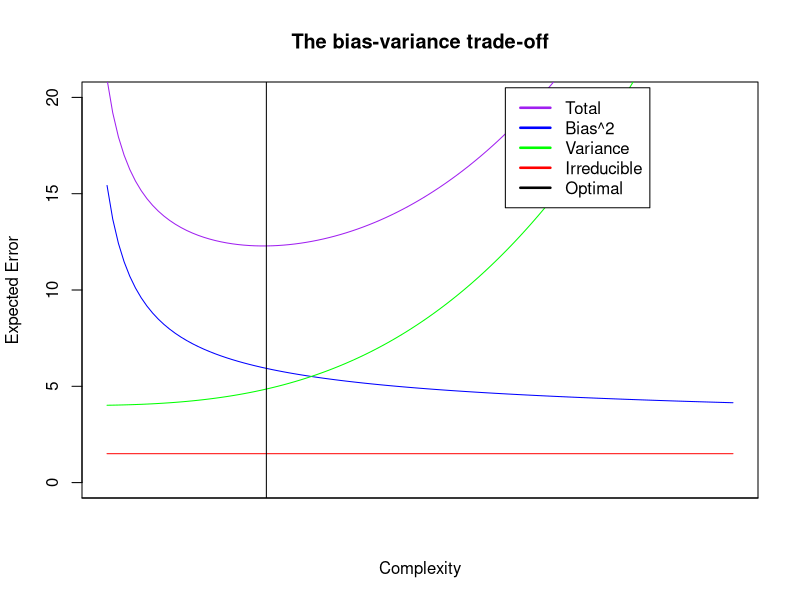
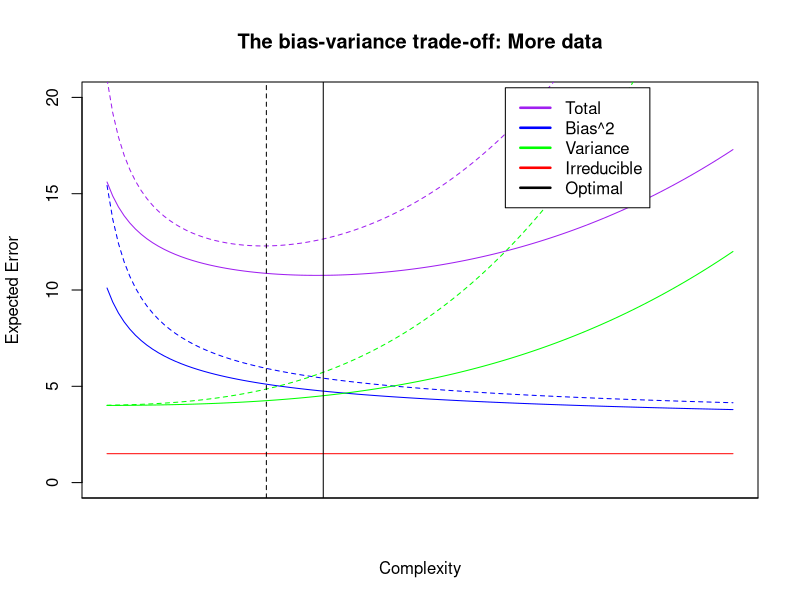
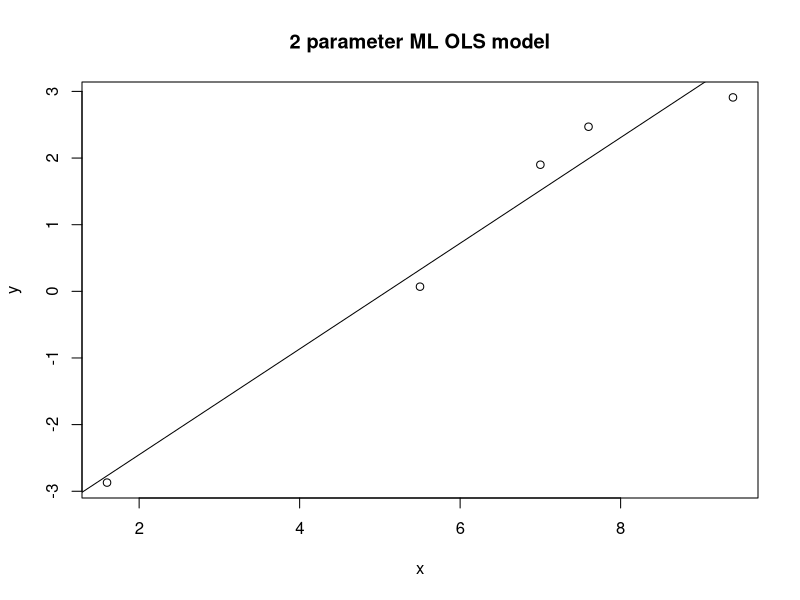
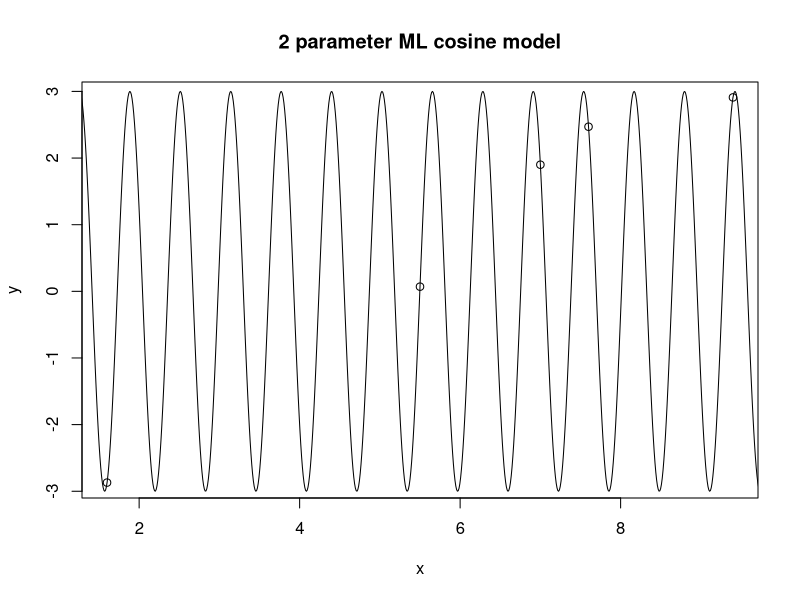

Generate these figures, in order, with R:
# code presenting the tradeoff between bias and variance
# through the presentation of diagrams

#' E[Error(f_hat)]
#'   = E[(f_hat(x)-f(x))^2]
#'   = Bias(f_hat(x))^2 + Variance(f_hat(x))+σ^2
#'   = E[f_hat(x)-f(x)]^2 + (E[f_hat(x)^2]-E[f_hat(x)]^2)+σ^2
#' Bias: Error caused by simplifying assumptions in the method.
#' Variance: How much the learning method moves around its mean;
#' Irreducible Error = σ^2: Randomness in the system
#' 
#' 
#' Idealized bias-variance graph
xseq=seq(1,12,.1)                 # random generation of data
bias = 1+10* 1/log(xseq*2)        # logarithmic function of data
variance= 4 + (xseq/4)^3          # exponential function of data
bayes=rep(1.5,length(xseq))       # series of 1.5
total=bayes+variance+bias         # sum of errors
plot(xseq,bias,type="l",ylim=c(0,20),col="blue",
     xlab="Complexity",ylab="Expected Error",xaxp=c(-1,100,1),
     main="The bias-variance trade-off")
points(xseq,variance,type="l",col="green")
points(xseq,bayes,type="l",col="red")
points(xseq,total,type="l",col="purple")
abline(v=1+.1*which.min(total),col="black")        # find the min of the total error in the black line
legend(8,20.5,  # places a legend at the appropriate place
       c("Total","Bias^2","Variance","Irreducible","Optimal"), # puts text in the legend
       lty=rep(1,4), # gives the legend appropriate symbols (lines)
       lwd=c(2.5,2.5,2.5,2.5,2.5),
       col=c("purple","blue","green","red","black"))
#' Note that we do not have a measure of complexity yet!


#' Check the graphs as the data become more leading to more complex model
#' As we have more data, we can expect the bias and variance curves
#' to become lower, and the optimal point shift to the right:
#' We should use a model with more complexity.
xseq=seq(1,12,.1)
bias2 = 1+10* 1/log(xseq*3)
variance2= 4 + (xseq/6)^3
total2=bayes+variance2+bias2
plot(xseq,bias,type="l",ylim=c(0,20),col="blue",lty=2,
     xlab="Complexity",ylab="Expected Error",xaxp=c(-1,100,1),
     main="The bias-variance trade-off: More data")
points(xseq,bias2,type="l",col="blue")
points(xseq,variance,type="l",lty=2,col="green")       # lty=2 is dashed line, default is 1 solid line
points(xseq,variance2,type="l",col="green")
points(xseq,bayes,type="l",col="red")
points(xseq,total,type="l",lty=2,col="purple")
points(xseq,total2,type="l",col="purple")
abline(v=1+.1*which.min(total),lty=2)
abline(v=1+.1*which.min(total2))
legend(8,20.5,  # places a legend at the appropriate place
       c("Total","Bias^2","Variance","Irreducible","Optimal"), # puts text in the legend
       lty=rep(1,4), # gives the legend appropriate symbols (lines)
       lwd=c(2.5,2.5,2.5,2.5,2.5),
       col=c("purple","blue","green","red","black"))


#' Our improvement from decreasing bias will eventually level off.
#' This shows there are limits to gains from complexity, and these
#' are based on the complexity of the function being modelled. In
#' our fourth order polynomial example adding higher orders could
#' only add noise, since the function itself was a noisy fourth
#' order polynomial.
#'
#' Choosing a point below the optimal means you are underfitting:
#' The complexity of the model is insufficient to optimally model
#' the function.
#'
#' Choosing a point above the optimal means you are overfitting:
#' The complexity of the model is too high for the amount of data
#' and/or the function to support and you are fitting to noise
#' in the data.
#'
#'
#' Concerns on complexity of the model
#'
#' What is a good measure of complexity?
#' For linear models, the number of parameters is a good measure.
#' For non-linear models, this is sometimes problematic.
#'
#' For example, assuming distinct Y for identical X, a non-linear
#' function of the form y_hat=a+b*cos(c*x) can fit any data
#' *perfectly*! And a is only required if there are any cases
#' where x=0
#'
#' ML = Maximum Likelihood, here calculated assuming Gaussian noise
#'    = Parameters that maximize the probability of seeing the data
#'    given the model type.
#'    
x=c(1.6,5.5,7.0,7.6,9.4)
y=c(-2.87,0.07,1.9,2.47,2.91)
df=data.frame(x=x,y=y)                      # a dataframe with x and y models
plot(x,y,main="2 parameter ML OLS model")   # Ordinary Least Squares
model=lm(y~x,df)
plot(function(x)predict(model,data.frame(x=x)),from=0,to=10,add=T)

# Pause for a moment
plot(x,y,main="2 parameter ML cosine model")
f=function(x)3*cos(10*x)
plot(f,from=0,to=10,n=1000,add=T)
#' Still, the number of parameters is often a reasonably good choice,
#' and let us think in these terms for now.
#'
#' Model Type                              Number of parameters
#' OLS                                     F+1
#' Poisson Regression                      F+1
#' Polynomial Regression,
#'   - Order O
#'                    full                 (O+F-1)!/(O!+(F-1)!)
#'                    no cross-terms       O*F+1
#' Shallow Neural Network,
#'   - S hidden nodes, with hidden bias    (F+2)*S+1
#'
#' Shallow neural networks are less complex than
#' full polynomial regression!

